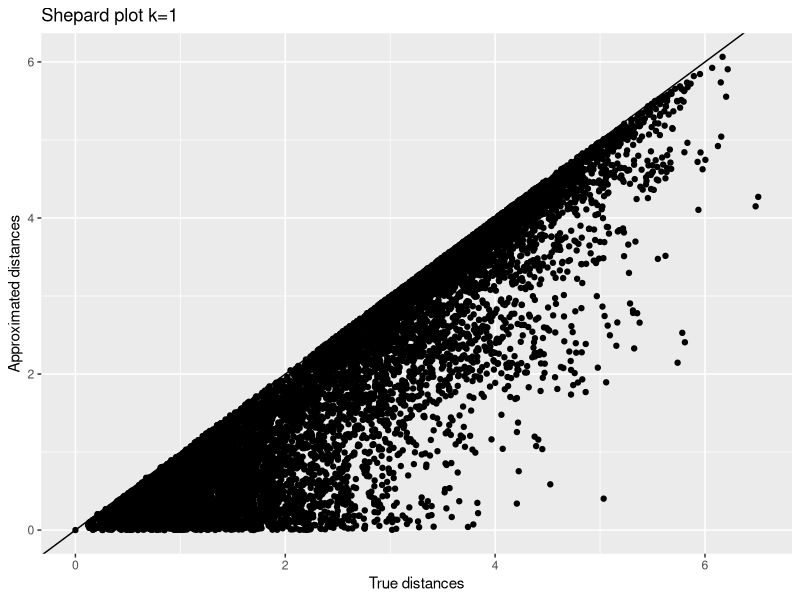
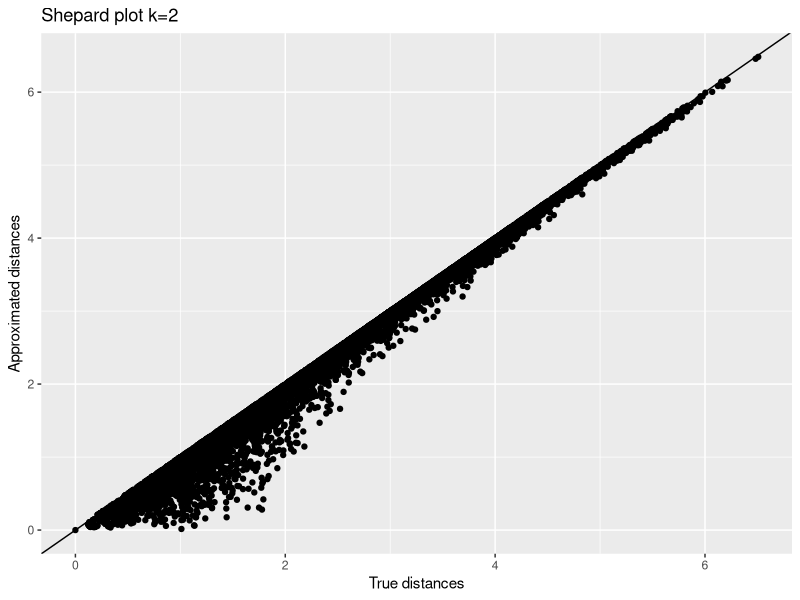
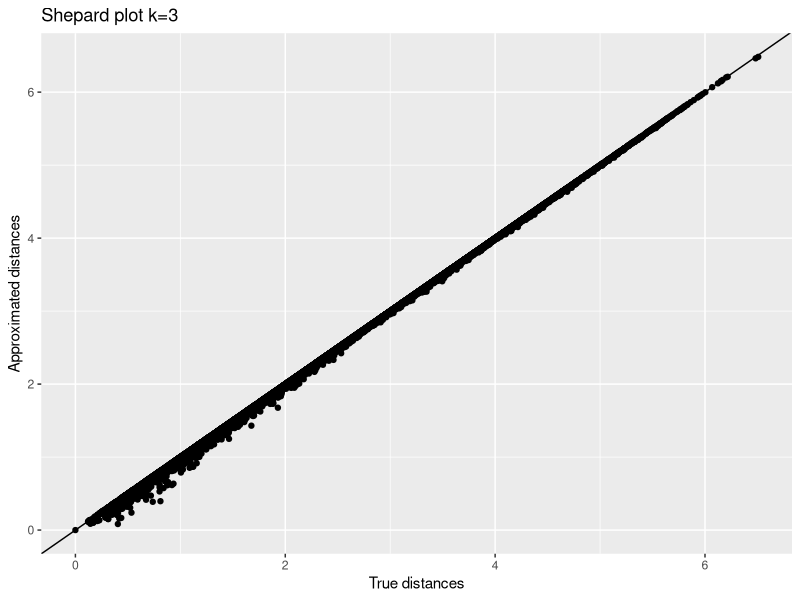
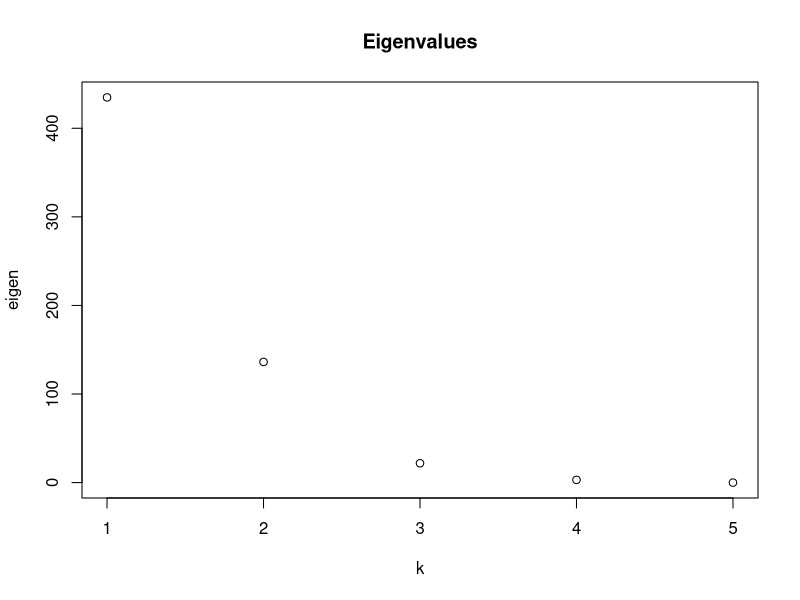
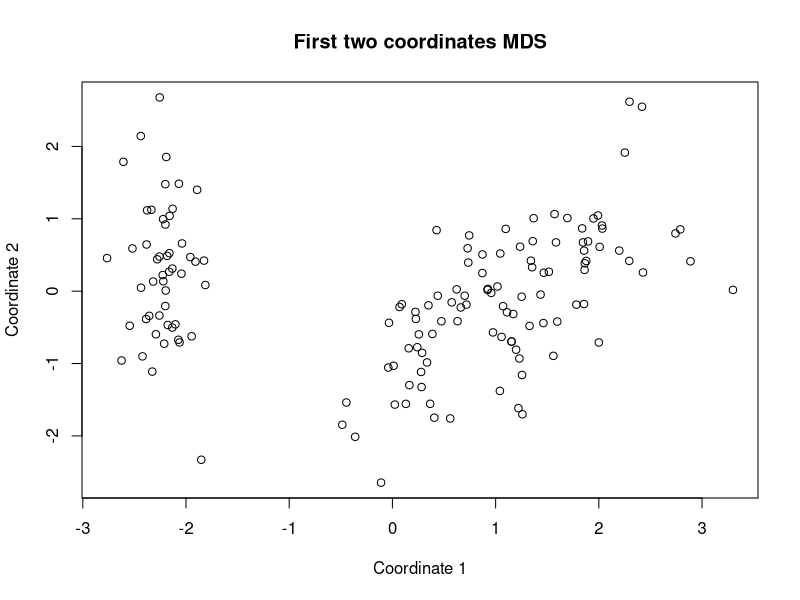
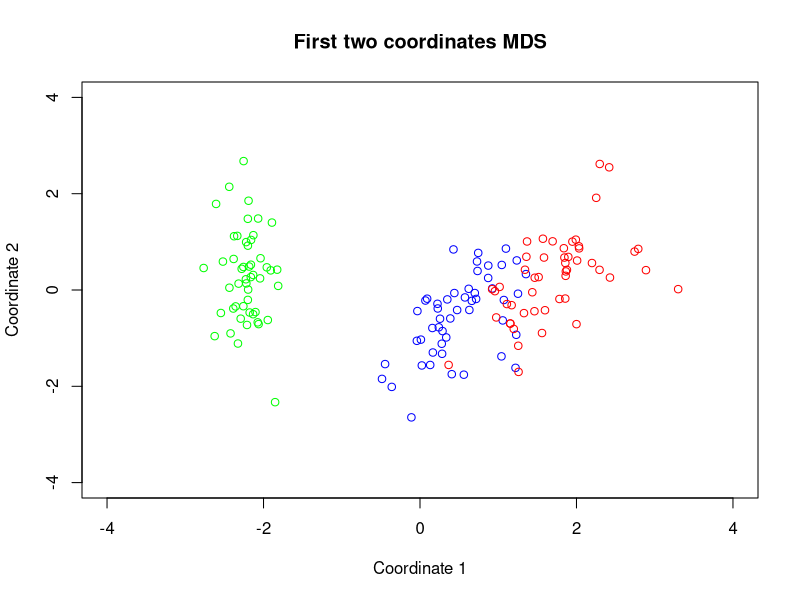
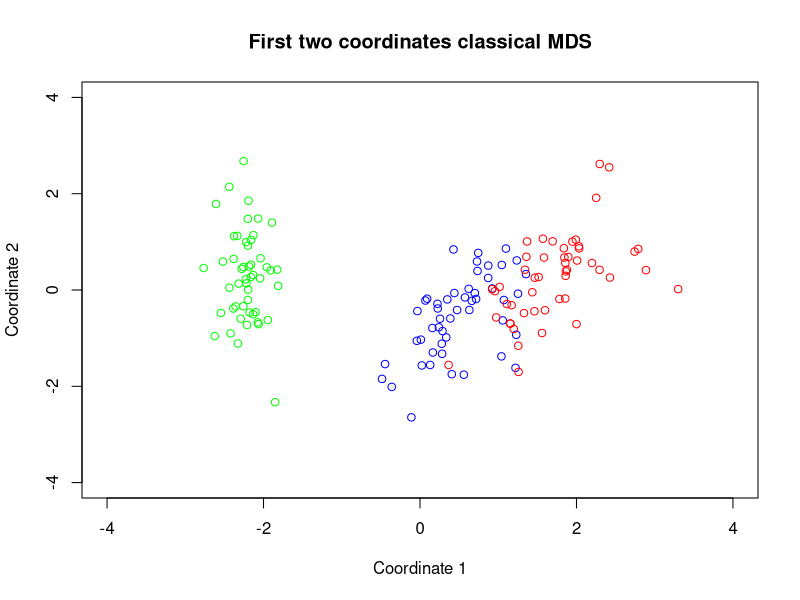
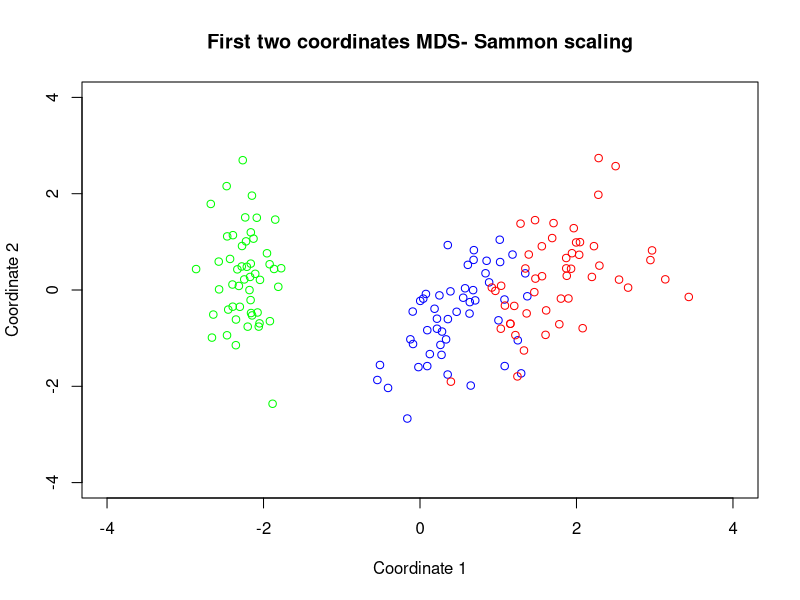

Recreate these plots in R, in order.
## ---- chunk 1
knitr::opts_chunk$set(echo = TRUE)
## ---- chunk 2
attach(iris)
# ? iris
X <- iris[,1:4]
X <- data.matrix(X)
species <- iris[,5]
## ---- chunk 3
n = dim(X)[1]
J = diag(rep(1,n))-(1/n) * matrix(1, nrow = n, ncol = n)
Xc = J %*% X
## ---- chunk 4
dist_eucl <- dist(Xc,method="euclidean")
Xs <- scale(Xc) #we compute standardized data to compute the scaled Euclidean distance
dist_scaeucl <- dist(Xs,method="euclidean")

## ---- chunk 5
#Through a function
MDS_scaeucl = cmdscale(dist_scaeucl, eig = TRUE,k=3)
## ---- chunk 6
library(ggplot2)
ggp <- ggplot(data = data.frame(x = as.numeric(dist_scaeucl),
                                y = as.numeric(dist(MDS_scaeucl$points[,1]))), aes(x = x, y = y))+ geom_point() + 
  geom_abline(intercept = 0, slope = 1) +
  xlab("True distances") + ylab("Approximated distances") + ggtitle("Shepard plot k=1")
print(ggp)
ggp2 <- ggplot(data = data.frame(x = as.numeric(dist_scaeucl),
                                y = as.numeric(dist(MDS_scaeucl$points[,1:2]))), aes(x = x, y = y))+ geom_point() + geom_abline(intercept = 0, slope = 1) + xlab("True distances") + ylab("Approximated distances") + ggtitle("Shepard plot k=2")
print(ggp2)

ggp3 <- ggplot(data = data.frame(x = as.numeric(dist_scaeucl),
                                y = as.numeric(dist(MDS_scaeucl$points[,1:3]))), aes(x = x, y = y))+ geom_point() + geom_abline(intercept = 0, slope = 1) + xlab("True distances") + ylab("Approximated distances") + ggtitle("Shepard plot k=3")
print(ggp3)

plot(seq(1,5),MDS_scaeucl$eig[1:5],xlab="k",ylab="eigen",main="Eigenvalues")
## ---- chunk 7
#Through a function
plot(MDS_scaeucl$points[,1],MDS_scaeucl$points[,2],xlab="Coordinate 1",ylab="Coordinate 2",main="First two coordinates MDS")
## ---- chunk 8
#Through a function
col <- c("green","blue","red")
plot(MDS_scaeucl$points[,1],MDS_scaeucl$points[,2],xlab="Coordinate 1",ylab="Coordinate 2",main="First two coordinates MDS",col=col[species],xlim=c(-4,4),ylim=c(-4,4))
## ---- chunk 9
library(MASS)
MDSsam= sammon(dist_scaeucl)
library(vegan)
MDS_nonmetric = metaMDS(dist_scaeucl, k = 2, autotransform = FALSE)
## ---- chunk 10
plot(MDS_scaeucl$points[,1],MDS_scaeucl$points[,2],xlab="Coordinate 1",ylab="Coordinate 2",main="First two coordinates classical MDS",col=col[species],xlim=c(-4,4),ylim=c(-4,4))

plot(MDSsam$points[,1],MDSsam$points[,2],xlab="Coordinate 1",ylab="Coordinate 2",main="First two coordinates MDS- Sammon scaling",col=col[species],xlim=c(-4,4),ylim=c(-4,4))

plot(MDS_nonmetric$points[,1],MDS_nonmetric$points[,2],xlab="Coordinate 1",ylab="Coordinate 2",main="First two coordinates MDS- a non-metric scaling",col=col[species],xlim=c(-4,4),ylim=c(-4,4))
## ---- chunk 11
pc <- prcomp(Xs)$x
plot(pc[,1],pc[,2],col=col[species],xlab='PC1',ylab='PC2',xlim=c(-4,4),ylim=c(-4,4),main="First two PCs")

#Again I add a comparison with classical MDS
plot(MDS_scaeucl$points[,1],MDS_scaeucl$points[,2],xlab="Coordinate 1",ylab="Coordinate 2",main="First two coordinates classical MDS",col=col[species],xlim=c(-4,4),ylim=c(-4,4))

plot(pc[,1],-pc[,2],col=col[species],xlab='PC1',ylab='PC2',xlim=c(-4,4),ylim=c(-4,4),main="First two PCs")

